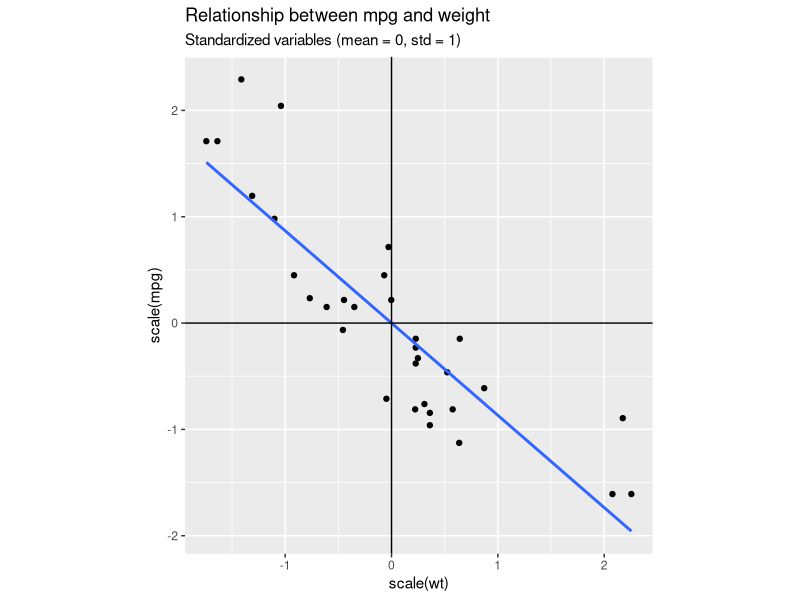
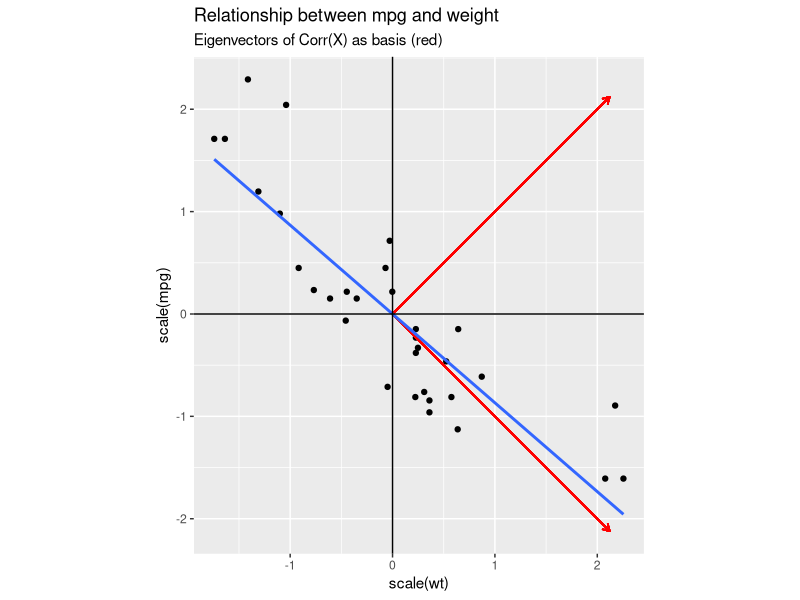

R code for these plots, in order:
## ---- chunk 1
library(ggplot2)
library(data.table)

ggplot(mtcars, aes(x = scale(wt), y = scale(mpg))) + 
  geom_point() +
  labs(title="Relationship between mpg and weight", 
       subtitle="Standardized variables (mean = 0, std = 1)") +
  geom_smooth(method = "lm", se = FALSE) +
  coord_fixed(ratio = 1, xlim = NULL, ylim = NULL, clip = "on")+
  geom_hline(yintercept = 0, color = "black") +
  geom_vline(xintercept = 0, color = "black")
## ---- chunk 2
mt = matrix(c(scale(mtcars$wt), scale(mtcars$mpg)), nrow = length(mtcars$mpg), ncol = 2)

eigen_vec = eigen(cov(mt))


ggplot(mtcars, aes(x = scale(wt), y = scale(mpg))) + 
  geom_point() +
  labs(title="Relationship between mpg and weight",
       subtitle="Eigenvectors of Corr(X) as basis (red)") +
  #geom_smooth(method = "lm", se = FALSE) +
  geom_segment(aes(x = 0, y = 0, 
                   xend = 0 +eigen_vec$vectors[1,1]*3, yend = 0 + eigen_vec$vectors[2,1]*3), arrow = arrow(length = unit(0.2, "cm")), color="red") +
  geom_segment(aes(x = 0, y = 0, 
                   xend = 0 + eigen_vec$vectors[1,2]*3, yend = 0 + eigen_vec$vectors[2,2]*3), arrow = arrow(length = unit(0.2, "cm")), color = "red")+
  coord_fixed(ratio = 1, xlim = NULL, ylim = NULL, clip = "on") + 
  geom_smooth(method="lm", se = FALSE) +
  geom_hline(yintercept = 0, color = "black") +
  geom_vline(xintercept = 0, color = "black")
## ---- chunk 3
cov(mt)
## ---- chunk 4
mt = matrix(c(scale(mtcars$wt), scale(mtcars$mpg)), nrow = length(mtcars$mpg), ncol = 2)

eigen_vec = eigen(cov(mt))

eigen_vec
